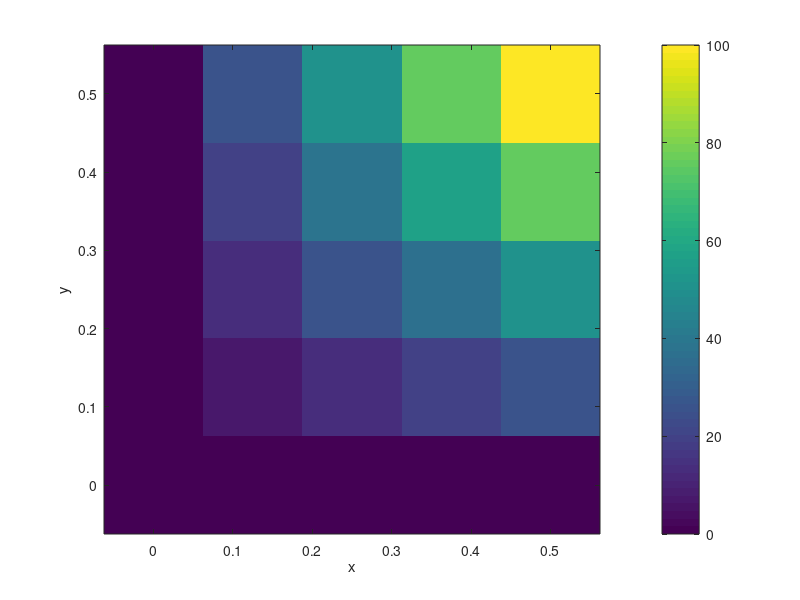

Reproduce this figure in MATLAB.
%% Solve the Laplace equation using the Conjugate Gradient method.

%% Initialisation
clear;

n = 3;           % Inner points on x-axis
m = 3;           % Inner points on y-axis
eps = 1e-16;     % Error threshold
nIter = 1000;    % Maximum number of iterations
N = n*m;         % Total number of inner nodes

% Create a sparse band-matrix using spdiags
% Sparse matrices use much less memory as we don't have to store
% zeroes.
e = ones(N,1);
d = ones(N,1); d(n:n:(N-m)) = 0;
A = spdiags([e d -2*e],[-3,-1,0],N,N);
A = A + A';

b = [-25, -50,-150, 0, 0, -50, 0, 0, -25]';

%% Initial guess
p = zeros(N,1);
% Preconditioned
% p = 25*ones(N,1);

%% Begin iteration
it = 0;
r = b - A*p;
d = r;
while it < nIter
    rTr   = r'*r;
    alpha = rTr/(d'*A*d);
    p     = p + alpha*d;
    r     = r - alpha*A*d;
    beta  = r'*r/rTr; 
    d     = r + beta*d;
    it    = it + 1;
    if norm(r,inf) < eps
        break
    end
end
fprintf('Numer of iterations: %4i\n',it);

% In order to plot the result we have to reshape our solution vector
pSol = reshape(p,n,m)';
% We want to also plot the boundary conditions
x = linspace(0,0.5,5);
y = linspace(0,0.5,5);
U = zeros(n+2,m+2);
U(2:4,2:4) = pSol;        % Inner part
U(1,:)     = 200*x;       % Top part
U(:,end)   = 200*flip(y); % Right part
% surf(x,y,flipud(U)); shading('interp');
imagesc(x,y,flipud(U));
set(gca,'YDir','normal')
xlabel('x');
ylabel('y');
colorbar();
